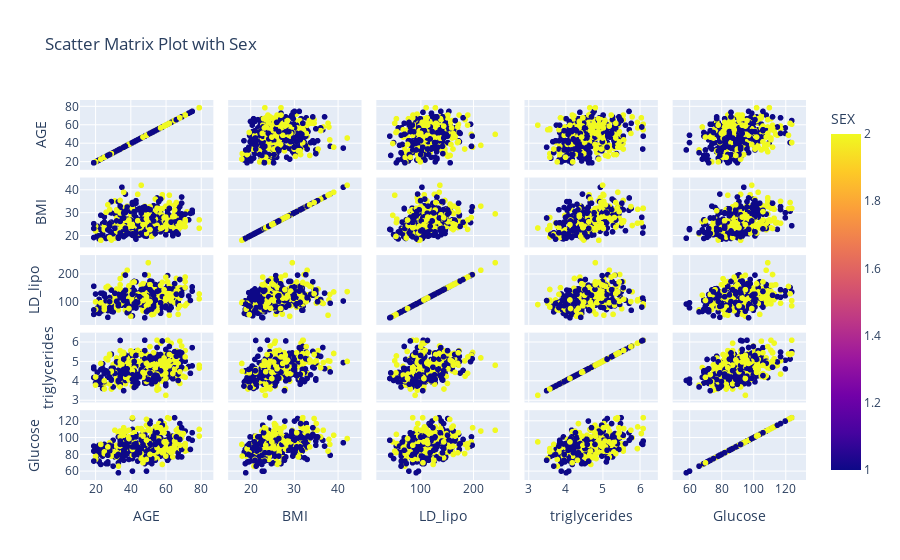

This figure's notebook cell:
### Markdown cell above
&#9989; **(7 pt):** Create another scatter matrix plot like you did above, but now use different colors for the male and female data points.

### Code cell
## Put your code here
fig = px.scatter_matrix(df, dimensions=['AGE', 'BMI', 'LD_lipo', 'triglycerides', 'Glucose'], color='SEX', title='Scatter Matrix Plot with Sex')
fig.show()

### Figure 1 — Plotly figure (JSON) as saved in the notebook; plotly's stock layout.template omitted (floating-point values rounded to 4 significant figures; data arrays with more than 128 entries replaced by an {"elided": "..."} marker saying what was removed)
{"data": [{"dimensions": [{"axis": {"matches": true}, "label": "AGE", "values": {"elided": "442 int values"}}, {"axis": {"matches": true}, "label": "BMI", "values": {"elided": "442 float values"}}, {"axis": {"matches": true}, "label": "LD_lipo", "values": {"elided": "442 float values"}}, {"axis": {"matches": true}, "label": "triglycerides", "values": {"elided": "442 float values"}}, {"axis": {"matches": true}, "label": "Glucose", "values": {"elided": "442 int values"}}], "hovertemplate": "%{xaxis.title.text}=%{x}<br>%{yaxis.title.text}=%{y}<br>SEX=%{marker.color}<extra></extra>", "legendgroup": "", "marker": {"color": {"elided": "442 int values"}, "coloraxis": "coloraxis", "symbol": "circle"}, "name": "", "showlegend": false, "type": "splom"}], "layout": {"coloraxis": {"colorbar": {"title": {"text": "SEX"}}, "colorscale": [[0, "#0d0887"], [0.1111, "#46039f"], [0.2222, "#7201a8"], [0.3333, "#9c179e"], [0.4444, "#bd3786"], [0.5556, "#d8576b"], [0.6667, "#ed7953"], [0.7778, "#fb9f3a"], [0.8889, "#fdca26"], [1, "#f0f921"]]}, "dragmode": "select", "legend": {"tracegroupgap": 0}, "title": {"text": "Scatter Matrix Plot with Sex"}}}
